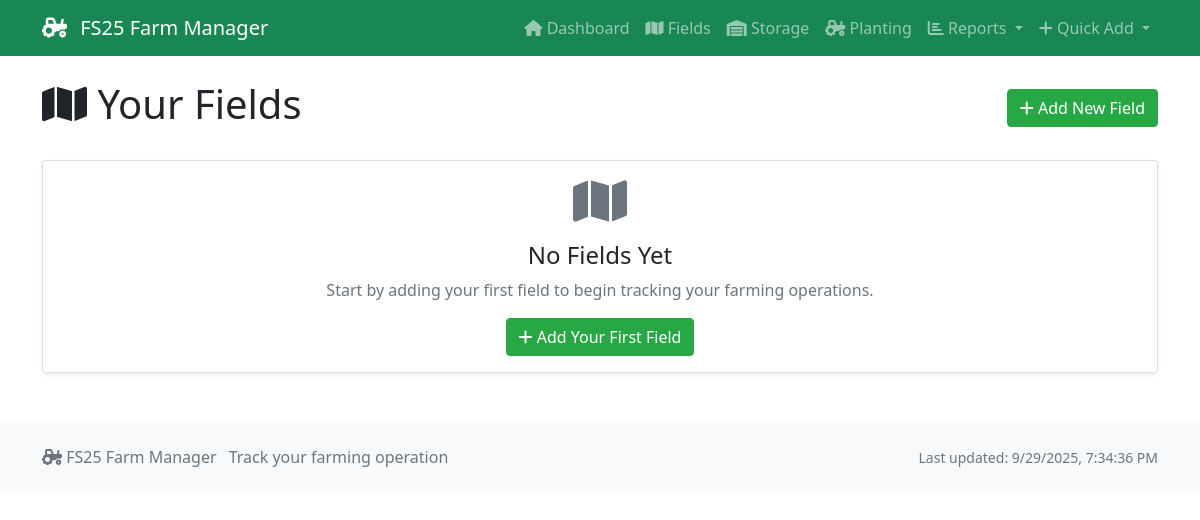
/fields, run on an earlier commit of the app's database.
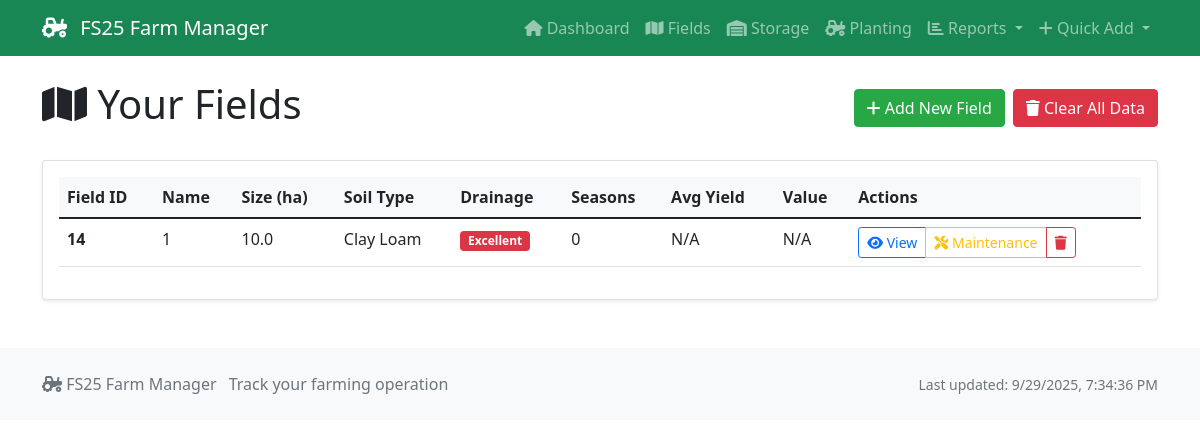
And on a later commit of the database.
### tables this page shows
CREATE TABLE fields (
            field_id TEXT PRIMARY KEY,
            field_name TEXT NOT NULL,
            size_hectares REAL NOT NULL,
            soil_type TEXT,
            soil_ph REAL,
            organic_matter_percent REAL,
            drainage_rating TEXT,
            slope_percent REAL,
            gps_latitude REAL,
            gps_longitude REAL,
            purchase_price REAL,
            purchase_date DATE,
            current_value REAL,
            stone_percent REAL,
            notes TEXT,
            created_date TIMESTAMP DEFAULT CURRENT_TIMESTAMP,
            updated_date TIMESTAMP DEFAULT CURRENT_TIMESTAMP
        );

### app.py (the view)
@app.route('/fields')
def fields_list():
    conn = get_db_connection()
    if not conn:
        return redirect(url_for('index'))
    try:
        fields = conn.execute('''
            SELECT f.field_id, f.field_name, f.size_hectares, f.soil_type,
                   f.drainage_rating, f.current_value,
                   COUNT(cs.season_id) as total_seasons,
                   ROUND(AVG(cs.yield_tonnes_per_ha), 2) as avg_yield
            FROM fields f
            LEFT JOIN crop_seasons cs ON f.field_id = cs.field_id
            GROUP BY f.field_id, f.field_name, f.size_hectares, f.soil_type, f.drainage_rating, f.current_value
            ORDER BY f.field_id
        ''').fetchall()
        conn.close()
        return render_template('fields/list.html', fields=fields)
    except Exception as e:
        flash(f'Error loading fields: {str(e)}', 'error')
        conn.close()
        return redirect(url_for('index'))

### app.py (called while the page is built)
def get_db_connection():
    if not os.path.exists(DATABASE_PATH):
        flash('Database not found! Please run database setup first.', 'error')
        return None
    conn = sqlite3.connect(DATABASE_PATH)
    conn.row_factory = sqlite3.Row  # This enables column access by name: row['field_name']
    return conn

### templates/fields/list.html (shortened to what this page needs)
{% extends "base.html" %}
{% block content %}
<div class="d-flex justify-content-between align-items-center mb-4">
    <h1><i class="fas fa-map"></i> Your Fields</h1>
    <div class="d-flex gap-2">
        <a href="{{ url_for('add_field') }}" class="btn btn-success">
            <i class="fas fa-plus"></i> Add New Field
        </a>
        {% if fields %}
        <button type="button" class="btn btn-danger" data-bs-toggle="modal" data-bs-target="#deleteAllModal">
            <i class="fas fa-trash"></i> Clear All Data
        </button>
        {% endif %}
    </div>
</div>
{% if fields %}
<div class="card">
    <div class="card-body">
        <div class="table-responsive">
            <table class="table table-hover">
                <thead>
                    <tr>
                        <th>Field ID</th>
                        <th>Name</th>
                        <th>Size (ha)</th>
                        <th>Soil Type</th>
                        <th>Drainage</th>
                        <th>Seasons</th>
                        <th>Avg Yield</th>
                        <th>Value</th>
                        <th>Actions</th>
                    </tr>
                </thead>
                <tbody>
                    {% for field in fields %}
                    <tr>
                        <td><strong>{{ field.field_id }}</strong></td>
                        <td>{{ field.field_name }}</td>
                        <td>{{ field.size_hectares }}</td>
                        <td>{{ field.soil_type or 'N/A' }}</td>
                        <td>
                            {% if field.drainage_rating %}
                            <span class="badge bg-{{ 'success' if field.drainage_rating == 'Good' else 'warning' if field.drainage_rating == 'Fair' else 'danger' }}">
                                {{ field.drainage_rating }}
                            </span>
                            {% else %}
                            <span class="text-muted">N/A</span>
                            {% endif %}
                        </td>
                        <td>{{ field.total_seasons or 0 }}</td>
                        <td>{{ field.avg_yield or 'N/A' }}</td>
                        <td>
                            {% if field.current_value %}
                                ${{ "{:,.0f}".format(field.current_value) }}
                            {% else %}
                                N/A
                            {% endif %}
                        </td>
                        <td>
                            <div class="btn-group" role="group">
                                <a href="{{ url_for('field_detail', field_id=field.field_id) }}"
                                   class="btn btn-sm btn-outline-primary"
                                   title="View field details">
                                    <i class="fas fa-eye"></i> View
                                </a>
                                <a href="{{ url_for('field_maintenance_add', field_id=field.field_id) }}"
                                   class="btn btn-sm btn-outline-warning"
                                   title="Add maintenance record">
                                    <i class="fas fa-tools"></i> Maintenance
                                </a>
                                <button type="button" class="btn btn-sm btn-outline-danger"
                                        data-bs-toggle="modal"
                                        data-bs-target="#deleteModal{{ field.field_id }}"
                                        title="Delete field">
                                    <i class="fas fa-trash"></i>
                                </button>
                            </div>
                        </td>
                    </tr>
                    {% endfor %}
                </tbody>
            </table>
        </div>
    </div>
</div>
{% else %}
<div class="card">
    <div class="card-body text-center">
        <i class="fas fa-map fa-3x text-muted mb-3"></i>
        <h4>No Fields Yet</h4>
        <p class="text-muted">Start by adding your first field to begin tracking your farming operations.</p>
        <a href="{{ url_for('add_field') }}" class="btn btn-success">
            <i class="fas fa-plus"></i> Add Your First Field
        </a>
    </div>
</div>
{% endif %}
{% endblock %}

### templates/base.html (shortened to what this page needs)
<!DOCTYPE html>
<html lang="en">
<head>
    <link href="https://cdn.jsdelivr.net/npm/bootstrap@5.1.3/dist/css/bootstrap.min.css" rel="stylesheet">
    <link href="https://cdnjs.cloudflare.com/ajax/libs/font-awesome/6.0.0/css/all.min.css" rel="stylesheet">
    <link href="{{ url_for('static', filename='css/style.css') }}" rel="stylesheet">
</head>
<body>
    <nav class="navbar navbar-expand-lg navbar-dark bg-success">
        <div class="container">
            <a class="navbar-brand" href="{{ url_for('index') }}">
                <i class="fas fa-tractor"></i> FS25 Farm Manager
            </a>
            <div class="collapse navbar-collapse" id="navbarNav">
                <div class="navbar-nav ms-auto">
                    <a class="nav-link" href="{{ url_for('index') }}">
                        <i class="fas fa-home"></i> Dashboard
                    </a>
                    <a class="nav-link" href="{{ url_for('fields_list') }}">
                        <i class="fas fa-map"></i> Fields
                    </a>
                    <a class="nav-link" href="{{ url_for('storage_dashboard') }}">
                        <i class="fas fa-warehouse"></i> Storage
                    </a>
                    <a class="nav-link" href="{{ url_for('planting_dashboard') }}">
                        <i class="fas fa-tractor"></i> Planting
                    </a>
                    <li class="nav-item dropdown">
                        <a class="nav-link dropdown-toggle" href="#" id="navbarDropdown" role="button" data-bs-toggle="dropdown">
                            <i class="fas fa-chart-bar"></i> Reports
                        </a>
                    </li>
                    <li class="nav-item dropdown">
                        <a class="nav-link dropdown-toggle" href="#" id="navbarActions" role="button" data-bs-toggle="dropdown">
                            <i class="fas fa-plus"></i> Quick Add
                        </a>
                    </li>
                </div>
            </div>
        </div>
    </nav>
    <div class="container mt-4">
        {% block content %}{% endblock %}
    </div>
    <footer class="bg-light mt-5 py-4">
        <div class="container">
            <div class="row">
                <div class="col-md-6">
                    <p class="text-muted mb-0">
                        <i class="fas fa-tractor"></i> FS25 Farm Manager
                        <span class="ms-2">Track your farming operation</span>
                    </p>
                </div>
                <div class="col-md-6 text-end">
                    <small class="text-muted">
                        Last updated: <span id="current-time"></span>
                    </small>
                </div>
            </div>
        </div>
    </footer>
</body>
</html>

### static/css/style.css (style rules this page uses)
.navbar-brand i { margin-right: 8px; }
.table th { background-color: #f8f9fa; border-top: none; }
.card { margin-bottom: 20px; box-shadow: 0 0.125rem 0.25rem rgba(0, 0, 0, 0.075); }
.btn-success { background-color: #28a745; border-color: #28a745; }

What changed in the data, as far as the page shows it:
added fields: field_id "14", field_name "1", size_hectares "10.0", soil_type "Clay Loam", drainage_rating "Excellent", total_seasons "0", avg_yield "N/A", current_value "N/A"
Also different on the page:
text no longer shown: "No Fields Yet Start by adding your first field to begin tracking your farming operations. Add Your First Field"
text now shown: "Clear All Data Field ID Name Size (ha) Soil Type Drainage Seasons Avg Yield Value Actions"
